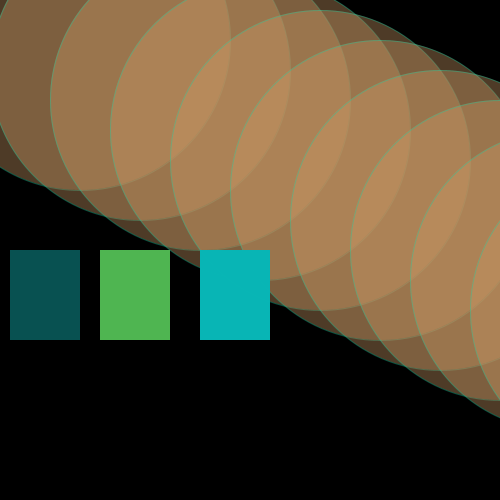
Frame 1 (no input)
Frame 60 (the mouse pressed at the canvas centre just before this capture): identical to frame 1, image omitted
Frame 120 (the mouse held since frame 60 and released just before this capture): identical to frame 1, image omitted

The Processing sketch that drew this single still picture (run headless with seeded random() and noise(); from frame 60 on, the mouse is pressed at the canvas centre):

// Processing sketch: processing_172317
// ── processing_172317.pde

int numChecks = 1000;
Check[] checks = new Check[numChecks];
Radio[] buttons = new Radio[3];
void setup() {
size(500, 500);
int x = 40;
int y = 20;
for (int i = 0; i < numChecks; i++) {
checks[i] = new Check(x, y, 80, color(8, 81, 82, 160));
x += 15;
if (x > -10) {
x += 15;
y += 15;
buttons[0] = new Radio(10, 250, 70, color(8, 81, 82, 160), color(10, 100, 200, 100),
0, buttons);
buttons[1] = new Radio(100, 250, 70, color(80, 181, 82, 160), color(0),
1, buttons);
buttons[2] = new Radio (200, 250, 70, color(8, 181, 182, 160), color (0), 2, buttons);

}
}
}
void draw() {
background(0);
for (int i=0; i<numChecks; i++) {
checks[i].display();
buttons[0].display();
buttons[1].display();
buttons[2].display();
}
}
void mousePressed() {
for (int i = 0; i < numChecks; i++) {
checks[i].press(mouseX, mouseY);
buttons[0].press(mouseX, mouseY);
buttons[1].press(mouseX, mouseY);
buttons[2].press(mouseX, mouseY);
}
}




class Check {
int x, y; // The x- and y-coordinates
int size; // Dimension (width and height)
color baseGray; // Default gray value
boolean checked = false; // True when the check box is selected
Check(int xp, int yp, int s, color b) {
x = xp;
y = yp;
size = s;
baseGray = b;
}
// Updates the boolean variable checked
void press(float mx, float my) {
if ((mx >= x) && (mx <= x+size) && (my >= y) && (my <= y+size)) {
checked = !checked; // Toggle the check box on and off
}
}
// Draws the box and an X inside if the checked variable is true
void display() {
stroke(16, 205, 160, 100);

fill(200, 150, 100, 100);
ellipse(2*x, 2*y, 300, 300);
if (checked == true) {
  noStroke ();
  fill(150, 241, 40, 100);
ellipse(x+20, y+20, size/2, size/2);

}
}
}
class Radio {
int x, y; // The x- and y-coordinates of the rect
int size, dotSize; // Dimension of circle, inner circle
color baseGray, dotGray; // Circle gray value, inner gray value
boolean checked = false; // True when the button is selected
int me; // ID number for this Radio object
Radio[] others; // Array of all other Radio objects
Radio(int xp, int yp, int s, color b, color d, int m, Radio[] o) {
x = xp;
y = yp;
size = s;
dotSize = size + size/2;;
baseGray = b;
dotGray = d;
others = o;
me = m;
}
// Updates the boolean value press, returns true or false
boolean press(float mx, float my) {
if (dist(x, y, mx, my) < size) {
checked = true;
for (int i = 0; i < others.length; i++) {
if (i != me) {
others[i].checked = false;
}
}
return true;
} else {
return false;
}
}
// Draws the element to the display window
void display() {
noStroke();
fill(baseGray);
rect(x, y, size, size+20);
if (checked == true) {
fill(dotGray);
rect(x+130, y+130, dotSize/2, dotSize/2);
ellipse(x+230, y+230, dotSize/2, dotSize/2);
ellipse(x+330, y+130, dotSize/9, dotSize/9);
}
}


}
